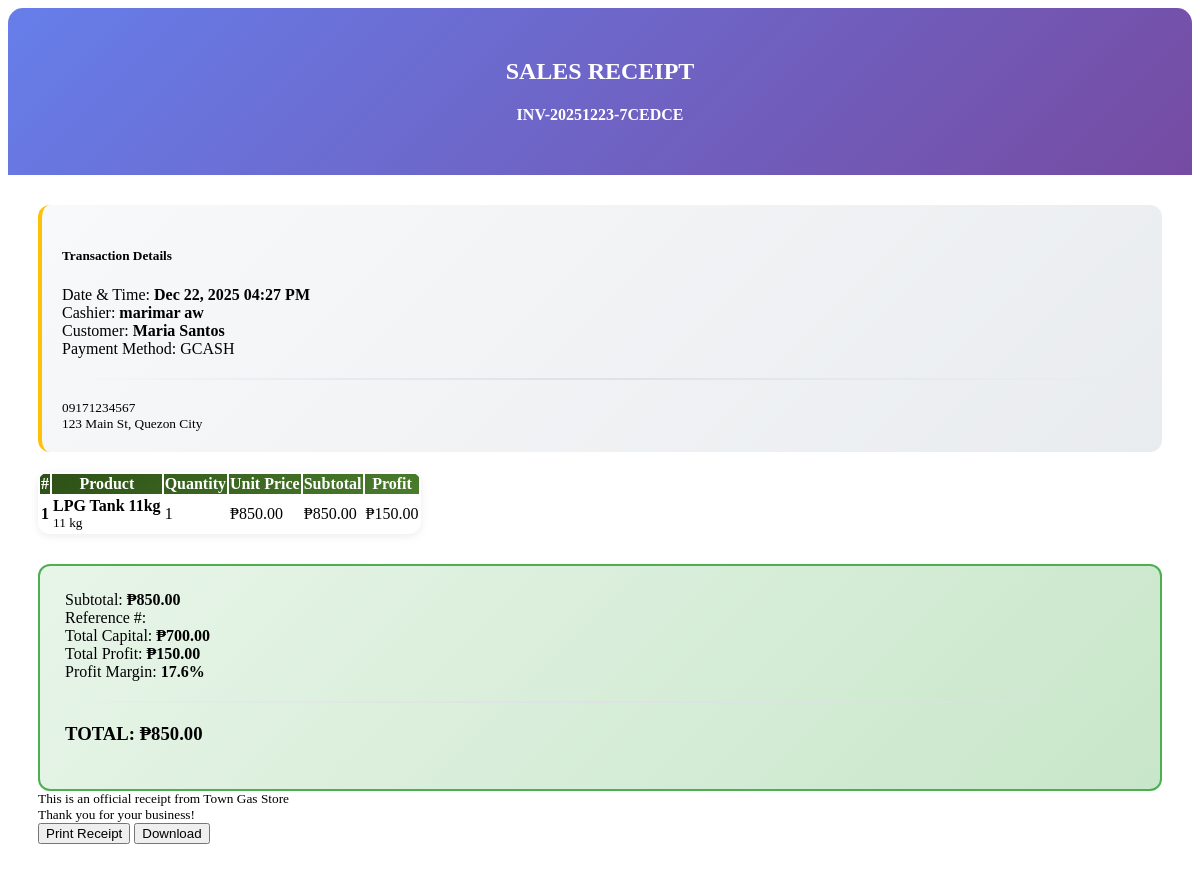
The page /staff/view-receipt.php?id=4 (signed in) on the database its author committed.
### tables this page shows
CREATE TABLE `sales` (
  `sale_id` int(11) NOT NULL,
  `invoice_number` varchar(50) NOT NULL,
  `customer_id` int(11) DEFAULT NULL,
  `user_id` int(11) NOT NULL,
  `total_amount` decimal(10,2) NOT NULL,
  `total_capital` decimal(10,2) NOT NULL,
  `total_profit` decimal(10,2) NOT NULL,
  `payment_method` enum('cash','gcash','bank') NOT NULL,
  `status` enum('completed','pending','void') DEFAULT 'completed',
  `void_reason` text DEFAULT NULL,
  `voided_by` int(11) DEFAULT NULL,
  `voided_at` timestamp NULL DEFAULT NULL,
  `created_at` timestamp NOT NULL DEFAULT current_timestamp()
);

CREATE TABLE `users` (
  `user_id` int(11) NOT NULL,
  `role_id` int(11) NOT NULL,
  `username` varchar(50) NOT NULL,
  `email` varchar(100) NOT NULL,
  `password` varchar(255) NOT NULL,
  `full_name` varchar(100) NOT NULL,
  `contact` varchar(20) DEFAULT NULL,
  `status` enum('active','inactive') DEFAULT 'active',
  `created_at` timestamp NOT NULL DEFAULT current_timestamp(),
  `updated_at` timestamp NOT NULL DEFAULT current_timestamp() ON UPDATE current_timestamp()
);

CREATE TABLE `customers` (
  `customer_id` int(11) NOT NULL,
  `customer_name` varchar(100) NOT NULL,
  `contact` varchar(20) DEFAULT NULL,
  `address` text DEFAULT NULL,
  `customer_type` enum('regular','commercial') DEFAULT 'regular',
  `status` enum('active','inactive') DEFAULT 'active',
  `created_at` timestamp NOT NULL DEFAULT current_timestamp(),
  `updated_at` timestamp NOT NULL DEFAULT current_timestamp() ON UPDATE current_timestamp()
);

CREATE TABLE `sale_items` (
  `sale_item_id` int(11) NOT NULL,
  `sale_id` int(11) NOT NULL,
  `product_id` int(11) NOT NULL,
  `quantity` int(11) NOT NULL,
  `unit_price` decimal(10,2) NOT NULL,
  `unit_capital` decimal(10,2) NOT NULL,
  `subtotal` decimal(10,2) NOT NULL,
  `subtotal_capital` decimal(10,2) NOT NULL,
  `subtotal_profit` decimal(10,2) NOT NULL,
  `created_at` timestamp NOT NULL DEFAULT current_timestamp()
);

CREATE TABLE `products` (
  `product_id` int(11) NOT NULL,
  `product_name` varchar(100) NOT NULL,
  `product_code` varchar(50) DEFAULT NULL,
  `image` varchar(255) DEFAULT NULL,
  `size` varchar(20) NOT NULL,
  `unit` varchar(20) DEFAULT 'kg',
  `image_path` varchar(255) DEFAULT NULL,
  `current_price` decimal(10,2) NOT NULL,
  `capital_cost` decimal(10,2) NOT NULL,
  `status` enum('active','inactive') DEFAULT 'active',
  `created_at` timestamp NOT NULL DEFAULT current_timestamp(),
  `updated_at` timestamp NOT NULL DEFAULT current_timestamp() ON UPDATE current_timestamp()
);

### staff/view-receipt.php (the view, shortened to what this page needs)
<?php
require_once '../config/database.php';
$sale_id = (int)$_GET['id'];
$sql = "SELECT s.*, c.customer_name, c.address, c.contact,
        u.full_name as cashier, p.amount_paid, p.reference_number
        FROM sales s
        LEFT JOIN customers c ON s.customer_id = c.customer_id
        JOIN users u ON s.user_id = u.user_id
        LEFT JOIN payments p ON s.sale_id = p.sale_id
        WHERE s.sale_id = ?";
$stmt = mysqli_prepare($conn, $sql);
mysqli_stmt_bind_param($stmt, "i", $sale_id);
mysqli_stmt_execute($stmt);
$sale = mysqli_fetch_assoc(mysqli_stmt_get_result($stmt));
$items_sql = "SELECT si.*, p.product_name, p.size, p.unit
              FROM sale_items si
              JOIN products p ON si.product_id = p.product_id
              WHERE si.sale_id = ?";
$stmt = mysqli_prepare($conn, $items_sql);
mysqli_stmt_bind_param($stmt, "i", $sale_id);
mysqli_stmt_execute($stmt);
$items_result = mysqli_stmt_get_result($stmt);
$change = $sale['amount_paid'] - $sale['total_amount'];
?>
<div class="receipt-view">
    <div class="receipt-header">
        <h2 class="mb-0"><i class="bi bi-receipt-cutoff me-2"></i>SALES RECEIPT</h2>
        <h4 class="mt-2 mb-0"><?php echo htmlspecialchars($sale['invoice_number']); ?></h4>
    </div>
    <div class="receipt-body">
        <div class="info-section" style="border-left-color: #ffc107;">
            <h5 class="mb-3"><i class="bi bi-info-circle me-2 text-warning"></i>Transaction Details</h5>
            <div class="row g-3">
                <div class="col-md-6">
                    <div class="d-flex justify-content-between border-bottom pb-2 mb-2">
                        <span class="text-muted">Date & Time:</span>
                        <strong><?php echo date('M d, Y h:i A', strtotime($sale['created_at'])); ?></strong>
                    </div>
                    <div class="d-flex justify-content-between border-bottom pb-2 mb-2">
                        <span class="text-muted">Cashier:</span>
                        <strong><?php echo htmlspecialchars($sale['cashier']); ?></strong>
                    </div>
                </div>
                <div class="col-md-6">
                    <div class="d-flex justify-content-between border-bottom pb-2 mb-2">
                        <span class="text-muted">Customer:</span>
                        <strong><?php echo htmlspecialchars($sale['customer_name'] ?? 'Walk-in'); ?></strong>
                    </div>
                    <div class="d-flex justify-content-between border-bottom pb-2 mb-2">
                        <span class="text-muted">Payment Method:</span>
                        <span class="payment-badge badge bg-<?php
                            echo $sale['payment_method'] == 'cash' ? 'success' :
                                 ($sale['payment_method'] == 'gcash' ? 'info' : 'primary');
                        ?> fs-6">
                            <?php echo strtoupper($sale['payment_method']); ?>
                        </span>
                    </div>
                </div>
            </div>
            <?php if ($sale['customer_name']): ?>
            <div class="divider"></div>
            <div class="row">
                <div class="col-md-6">
                    <small class="text-muted"><i class="bi bi-telephone me-2"></i><?php echo htmlspecialchars($sale['contact']); ?></small>
                </div>
                <div class="col-md-6">
                    <small class="text-muted"><i class="bi bi-geo-alt me-2"></i><?php echo htmlspecialchars($sale['address']); ?></small>
                </div>
            </div>
            <?php endif; ?>
        </div>
        <div class="table-responsive">
            <table class="table table-hover items-table mb-0">
                <thead>
                    <tr>
                        <th>#</th>
                        <th>Product</th>
                        <th class="text-center">Quantity</th>
                        <th class="text-end">Unit Price</th>
                        <th class="text-end">Subtotal</th>
                        <th class="text-end">Profit</th>
                    </tr>
                </thead>
                <tbody>
                    <?php
                    $item_num = 1;
                    while ($item = mysqli_fetch_assoc($items_result)):
                    ?>
                    <tr>
                        <td><strong><?php echo $item_num++; ?></strong></td>
                        <td>
                            <strong><?php echo htmlspecialchars($item['product_name']); ?></strong><br>
                            <small class="text-muted">
                                <?php echo htmlspecialchars($item['size']); ?> <?php echo htmlspecialchars($item['unit']); ?>
                            </small>
                        </td>
                        <td class="text-center">
                            <span class="badge bg-secondary"><?php echo $item['quantity']; ?></span>
                        </td>
                        <td class="text-end">₱<?php echo number_format($item['unit_price'], 2); ?></td>
                        <td class="text-end fw-bold">₱<?php echo number_format($item['subtotal'], 2); ?></td>
                        <td class="text-end text-success">₱<?php echo number_format($item['subtotal_profit'], 2); ?></td>
                    </tr>
                    <?php endwhile; ?>
                </tbody>
            </table>
        </div>
        <div class="total-section">
            <div class="row g-3 mb-3">
                <div class="col-md-6">
                    <div class="d-flex justify-content-between border-bottom pb-2 mb-2">
                        <span>Subtotal:</span>
                        <strong>₱<?php echo number_format($sale['total_amount'], 2); ?></strong>
                    </div>
                    <?php if ($sale['payment_method'] == 'cash'): ?>
                    <div class="d-flex justify-content-between border-bottom pb-2 mb-2">
                        <span>Amount Paid:</span>
                        <strong>₱<?php echo number_format($sale['amount_paid'], 2); ?></strong>
                    </div>
                    <div class="d-flex justify-content-between">
                        <span>Change:</span>
                        <strong class="text-success">₱<?php echo number_format($change, 2); ?></strong>
                    </div>
                    <?php elseif ($sale['payment_method'] == 'gcash'): ?>
                    <div class="d-flex justify-content-between">
                        <span>Reference #:</span>
                    </div>
                    <?php endif; ?>
                </div>
                <div class="col-md-6">
                    <div class="d-flex justify-content-between border-bottom pb-2 mb-2">
                        <span>Total Capital:</span>
                        <strong class="text-danger">₱<?php echo number_format($sale['total_capital'], 2); ?></strong>
                    </div>
                    <div class="d-flex justify-content-between border-bottom pb-2 mb-2">
                        <span>Total Profit:</span>
                        <strong class="text-success">₱<?php echo number_format($sale['total_profit'], 2); ?></strong>
                    </div>
                    <div class="d-flex justify-content-between">
                        <span>Profit Margin:</span>
                        <strong class="text-info">
                            <?php echo number_format(($sale['total_profit'] / $sale['total_amount']) * 100, 1); ?>%
                        </strong>
                    </div>
                </div>
            </div>
            <div class="divider"></div>
            <div class="text-center">
                <h3 class="mb-0">
                    TOTAL: <span class="text-success">₱<?php echo number_format($sale['total_amount'], 2); ?></span>
                </h3>
            </div>
        </div>
        <div class="text-center mt-4 text-muted">
            <small>
                This is an official receipt from Town Gas Store<br>
                Thank you for your business!
            </small>
        </div>
        <div class="mt-4 d-flex gap-2 justify-content-center">
            <button onclick="window.print()" class="btn btn-primary">
                <i class="bi bi-printer me-2"></i>Print Receipt
            </button>
            <button onclick="downloadReceipt()" class="btn btn-success">
                <i class="bi bi-download me-2"></i>Download
            </button>
        </div>
    </div>
</div>

### staff/view-receipt.php (style rules this page uses)
.receipt-view { animation: fadeIn 0.5s ease-out; }
.receipt-header { background: linear-gradient(135deg, #667eea 0%, #764ba2 100%); color: white; padding: 30px; border-radius: 15px 15px 0 0; text-align: center; animation: slideInDown 0.6s ease-out; }
.receipt-body { padding: 30px; background: white; }
.info-section { background: linear-gradient(135deg, #f8f9fa 0%, #e9ecef 100%); border-radius: 12px; padding: 20px; margin-bottom: 20px; border-left: 4px solid #007bff; animation: slideInLeft 0.6s ease-out; }
.items-table { border-radius: 12px; overflow: hidden; box-shadow: 0 2px 8px rgba(0, 0, 0, 0.08); animation: slideInUp 0.6s ease-out; }
.items-table thead { background: linear-gradient(135deg, #2d5016 0%, #4a7c2c 100%); color: white; }
.items-table tbody tr { transition: all 0.3s ease; }
.total-section { background: linear-gradient(135deg, #e8f5e9 0%, #c8e6c9 100%); border-radius: 12px; padding: 25px; margin-top: 30px; border: 2px solid #4caf50; animation: bounceIn 0.8s ease-out; }
.payment-badge { animation: pulse 2s ease-in-out infinite; }
.divider { height: 2px; background: linear-gradient(to right, transparent, #dee2e6, transparent); margin: 20px 0; }

### rows shown on the page
sales: invoice_number "INV-20251223-7CEDCE", created_at "Dec 22, 2025 04:27 PM", user.full_name "marimar aw", customer.customer_name "Maria Santos", payment_method "GCASH", customer.contact "09171234567", customer.address "123 Main St, Quezon City", total_amount "850.00", total_capital "700.00", total_profit "150.00", ($sale['total_profit'] / $sale['total_amount']) * 100 "17.6"
sale_items: product.product_name "LPG Tank 11kg", product.size "11", product.unit "kg", quantity "1", unit_price "850.00", subtotal "850.00", subtotal_profit "150.00"
